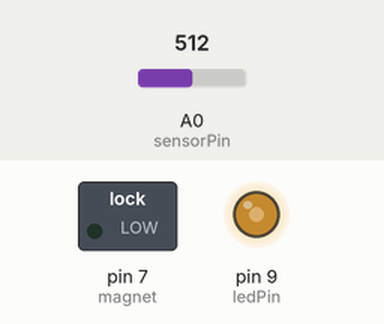
Bench run of a sketch on a simulated Arduino Uno, built with avr-gcc and run on an emulated ATmega328P. Shown: switched loads named in the sketch (green lamp = pin HIGH), output pins drawn as LEDs (lit = HIGH). Inputs (shaded band) come from the test bench; at power-on: A0 (sensorPin) = 512.

Above: at 1.2 s.
1.3 s: A0 (sensorPin) set to 716
At 2.0 s:
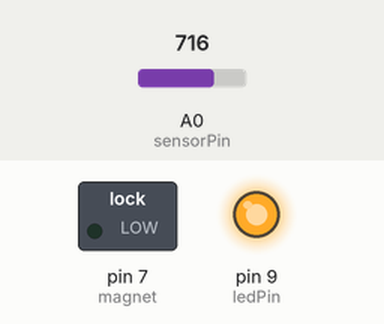
2.8 s: A0 (sensorPin) set to 511
At 3.2 s:
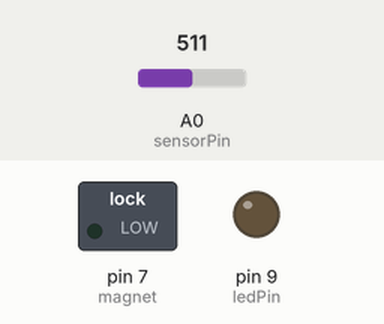
4.3 s: A0 (sensorPin) set to 529
5.8 s: A0 (sensorPin) set to 552
At 6.7 s:
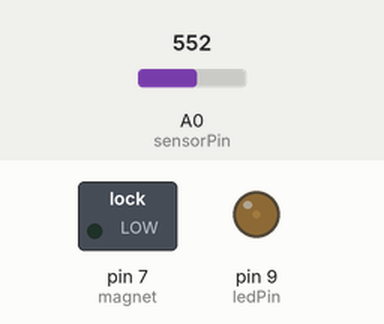
7.3 s: A0 (sensorPin) set to 306
At 7.8 s:
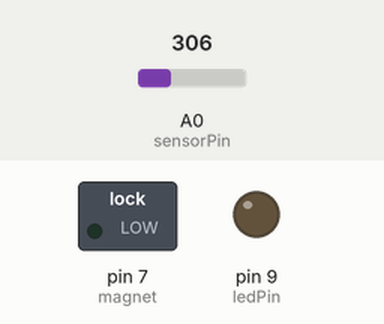
Timing chart, 0 to 9.8 s (numbered marks = the images above; inputs shaded):
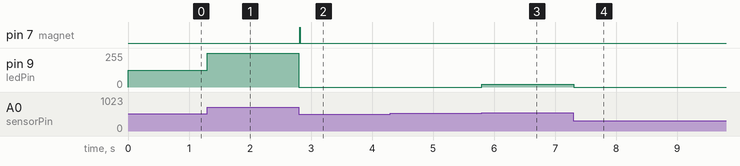

The sketch:

FoucaultDriver.ino
```cpp
// (licence header left out)
// As usual, we'll create constants to name the pins we're using.
// This will make it easier to follow the code below.

const int sensorPin = 0;         // For photoresistor
const int ledPin = 9;            // For light level indicator
const int magnet = 7;            // For turning the magnet on and off. The green led indicates magnet state

// Constants to be used by the sketch

const int SENSITIVITY = 34;      // Sensitivity to changing light level used by readLightLevel()
const int APPROACHING_BDC = 1;   // for the magnetControl() function
const int LEAVING_BDC = -1;      // for the magnetControl() function
const int MAX_DUTY = 200;        // The maximum time the magnet will be turned on by the magnetControl() function

void setup()
{
  //Serial.begin(9600); // for debug output
  pinMode(ledPin, OUTPUT); // Indicates ambient light level
  pinMode(magnet, OUTPUT); // Indicates magnet on
}


void loop()
{
  int sensorValue = 0;

  if (sensorValue = readLightLevel())
  {
     magnetControl(sensorValue);
  }
  // The following delay is actually needed for this to work
  delay(1);
}

/*
 *  This function reads the light level from the photoresistor and determins
 *  if the bob is approaching bottom dead center or leaving bottom dead center.
 *  Readings are averaged to smooth out noise as much as possible.
 *
 *  Return value 0 means that the bob is not yet in view or the buffer for smoothing
 *  the data has not filled yet.
 *
 *  Return value APPROACHING_BDC means the light level is reducing and therefor the
 *  pendulum bob is approaching bottom dead center.
 *
 *  Return value LEAVING_BDC means the light level is increasing and therefor the
 *  pendulum bob is leaving bottom dead center.
 *
 *  The global value SENSITIVITY is a threshold value to reduce false readings.
 */

int readLightLevel()
{
  const int numLevels = 16;
  static int averageLevels[numLevels];
  static int runningTotal = 0;
  static int averageLevelsIndex = 0;
  static int currentLevel = 0;
  int retVal = 0;
  int lightLevel = analogRead(sensorPin);

  autoTune(lightLevel); // Adjust the light level LED here
  currentLevel++;
  runningTotal += lightLevel;

  if (currentLevel == numLevels)
  {
    currentLevel = 0;
    averageLevels[averageLevelsIndex] = runningTotal / numLevels;
    averageLevelsIndex++;
    runningTotal = 0;

    if (averageLevelsIndex == numLevels)
      averageLevelsIndex = 0;

    if (averageLevels[numLevels -1] == 0)
      retVal = 0;  // averageLevels buffer is not full yet
    if (averageLevelsIndex > 0 && averageLevels[averageLevelsIndex] > (averageLevels[averageLevelsIndex - 1] + SENSITIVITY))
      retVal = APPROACHING_BDC; // bob is comming
    if (averageLevelsIndex > 0 && (averageLevels[averageLevelsIndex] + SENSITIVITY) < averageLevels[averageLevelsIndex - 1])
      retVal = LEAVING_BDC; // bob is going
/*
    Serial.print("average light level: ");
    for (int i = 0; i < numLevels; i++)
    {
      Serial.print(averageLevels[i]);
      Serial.print(", ");
    }
    Serial.println("");
*/
  }

  return retVal;
}

/*
 * This function adjusts the light level indicator LED to show
 * relative ambient light level. The brighter the LED, the more
 * light there is.
 */

void autoTune(int lightLevel)
{
  static int high = 0, low = 1023;
  if (lightLevel < low)
  {
    low = lightLevel;
  }

  if (lightLevel > high)
  {
    high = lightLevel;
  }

  lightLevel = map(lightLevel, low+30, high-30, 0, 255);
  lightLevel = constrain(lightLevel, 0, 255);
  analogWrite(ledPin, lightLevel);
}

/*
 * This function is called when the light level is changing, indicating the
 * approach or departure of the pendulum bob. It keeps track of timing of
 * calls so that it can deal gracefully with spurious calls and tune
 * magnet duty cycles for an arbitrary length pendulum.
 */

void magnetControl(int toggle)
{
  /*
   * keep track of states in case we get called more than once with the same
   * toggle value in a row. Missed states should not be a problem unless they
   * leave the magnet on. Setting a maximum duration should fix that.
   */
  static int toggleState = 0;
  static unsigned long approachTime = 0;
  static unsigned long departTime = 0;
  static unsigned long hangTime = 0;
  unsigned long maxDuration = 0;

  if (toggle == toggleState)
    return;

  toggleState = toggle;

  if (toggle == APPROACHING_BDC)
  {
    digitalWrite(magnet, HIGH);
    approachTime = millis();
    if (hangTime > 0)
    {
      maxDuration = min(hangTime / 2, MAX_DUTY);
      delay(maxDuration);
      digitalWrite(magnet, LOW);
    }
  }
  if (toggle == LEAVING_BDC)
  {
    digitalWrite(magnet, LOW);
    departTime = millis();
    hangTime = departTime - approachTime;
  }
}
```

Measured:
- after the input at 1.3 s, pin 9 (ledPin): 127/255 → 255/255 at once
- after the input at 2.8 s, pin 7 (magnet): LOW → HIGH at once, → LOW 0.01 s later; pin 9 (ledPin): 255/255 → 0/255 at once
- after the input at 4.3 s, every drawn part: stays the same
- after the input at 5.8 s, pin 9 (ledPin): 0/255 → 19/255 at once
- after the input at 7.3 s, pin 9 (ledPin): 19/255 → 0/255 at once
